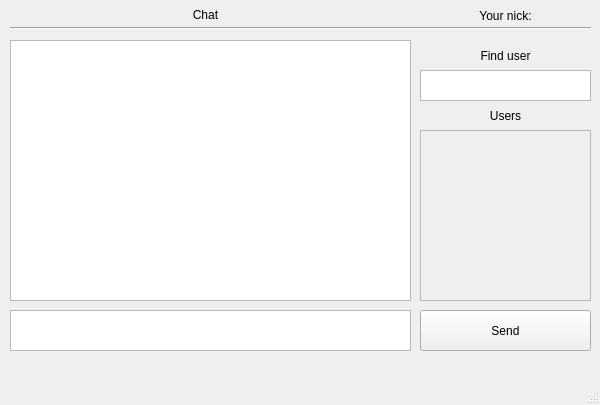
<?xml version="1.0" encoding="UTF-8"?>
<ui version="4.0">
 <class>Chat</class>
 <widget class="QMainWindow" name="Chat">
  <property name="geometry">
   <rect>
    <x>0</x>
    <y>0</y>
    <width>600</width>
    <height>405</height>
   </rect>
  </property>
  <property name="windowTitle">
   <string>MainWindow</string>
  </property>
  <widget class="QWidget" name="centralwidget">
   <widget class="QPushButton" name="send_button">
    <property name="geometry">
     <rect>
      <x>420</x>
      <y>310</y>
      <width>171</width>
      <height>41</height>
     </rect>
    </property>
    <property name="text">
     <string>Send</string>
    </property>
   </widget>
   <widget class="QLabel" name="nick_label">
    <property name="geometry">
     <rect>
      <x>410</x>
      <y>0</y>
      <width>191</width>
      <height>31</height>
     </rect>
    </property>
    <property name="text">
     <string>Your nick:</string>
    </property>
    <property name="alignment">
     <set>Qt::AlignCenter</set>
    </property>
   </widget>
   <widget class="QTextEdit" name="send_to">
    <property name="geometry">
     <rect>
      <x>420</x>
      <y>70</y>
      <width>171</width>
      <height>31</height>
     </rect>
    </property>
   </widget>
   <widget class="QTextEdit" name="text_show">
    <property name="geometry">
     <rect>
      <x>10</x>
      <y>40</y>
      <width>401</width>
      <height>261</height>
     </rect>
    </property>
    <property name="readOnly">
     <bool>true</bool>
    </property>
   </widget>
   <widget class="QScrollArea" name="UsersMessages">
    <property name="geometry">
     <rect>
      <x>420</x>
      <y>130</y>
      <width>171</width>
      <height>171</height>
     </rect>
    </property>
    <property name="widgetResizable">
     <bool>true</bool>
    </property>
    <widget class="QWidget" name="scrollAreaWidgetContents">
     <property name="geometry">
      <rect>
       <x>0</x>
       <y>0</y>
       <width>169</width>
       <height>169</height>
      </rect>
     </property>
    </widget>
   </widget>
   <widget class="QTextEdit" name="text_send">
    <property name="geometry">
     <rect>
      <x>10</x>
      <y>310</y>
      <width>401</width>
      <height>41</height>
     </rect>
    </property>
   </widget>
   <widget class="QLabel" name="label">
    <property name="geometry">
     <rect>
      <x>10</x>
      <y>-1</y>
      <width>391</width>
      <height>31</height>
     </rect>
    </property>
    <property name="text">
     <string>Chat</string>
    </property>
    <property name="alignment">
     <set>Qt::AlignCenter</set>
    </property>
   </widget>
   <widget class="QLabel" name="label_2">
    <property name="geometry">
     <rect>
      <x>420</x>
      <y>100</y>
      <width>171</width>
      <height>31</height>
     </rect>
    </property>
    <property name="text">
     <string>Users</string>
    </property>
    <property name="alignment">
     <set>Qt::AlignCenter</set>
    </property>
   </widget>
   <widget class="QLabel" name="label_3">
    <property name="geometry">
     <rect>
      <x>420</x>
      <y>40</y>
      <width>171</width>
      <height>31</height>
     </rect>
    </property>
    <property name="text">
     <string>Find user</string>
    </property>
    <property name="alignment">
     <set>Qt::AlignCenter</set>
    </property>
   </widget>
   <widget class="Line" name="line">
    <property name="geometry">
     <rect>
      <x>10</x>
      <y>20</y>
      <width>581</width>
      <height>16</height>
     </rect>
    </property>
    <property name="orientation">
     <enum>Qt::Horizontal</enum>
    </property>
   </widget>
  </widget>
  <widget class="QMenuBar" name="menubar">
   <property name="geometry">
    <rect>
     <x>0</x>
     <y>0</y>
     <width>600</width>
     <height>26</height>
    </rect>
   </property>
  </widget>
  <widget class="QStatusBar" name="statusbar"/>
 </widget>
 <resources/>
 <connections/>
</ui>
